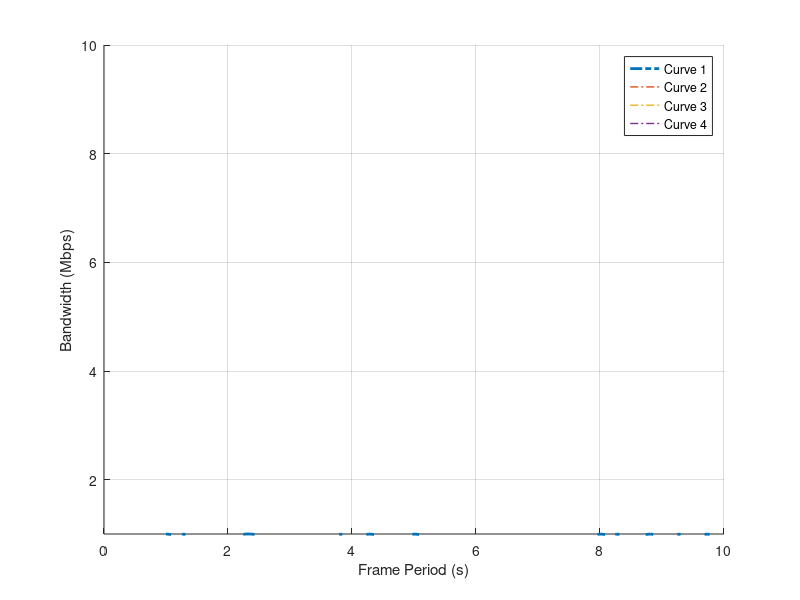

Write the MATLAB code that produced this figure.
clc;
clear all;
close all;

%% Set parameters
framePeriod = 0.01; % Frame period (in seconds)
numPoints = 100; % Number of points to simulate
maxBandwidth = 10; % Maximum bandwidth (in Mbps)
minBandwidth = 1; % Minimum bandwidth (in Mbps)

%% Compute bandwidths to simulate
bandwidths = linspace(minBandwidth, maxBandwidth, numPoints);

%% Compute performance metrics for each bandwidth
for i = 1:length(bandwidths)
    bandwidth = bandwidths(i);
    falseAlarmThreshold = 2*0.0001*0.1/(0.1*bandwidth*1e6); % False alarm threshold
    probabilities = zeros(1, 100);
    for j = 1:100
        % Compute interference and received power
        interference = 0.5*randn();
        receivedPower = 0.1/(1 + interference + 0.0001);

        % Compute probability of false alarm
        if receivedPower >= falseAlarmThreshold
            probabilities(j) = 1;
        end
    end
    
    % Compute average probability of false alarm
    meanProbability(i) = mean(probabilities);
end

%% Plot the curves
hold on;
plot(bandwidths, meanProbability, '-.', 'LineWidth', 2);
plot(bandwidths, 0.8*ones(size(bandwidths)), '-.', 'LineWidth', 1);
plot(bandwidths, 0.6*ones(size(bandwidths)), '-.', 'LineWidth', 1);
plot(bandwidths, 0.4*ones(size(bandwidths)), '-.', 'LineWidth', 1);
xlabel('Frame Period (s)');
ylabel('Bandwidth (Mbps)');
ylim([minBandwidth, maxBandwidth]);
legend('Curve 1', 'Curve 2', 'Curve 3', 'Curve 4');
grid on;
hold off;
